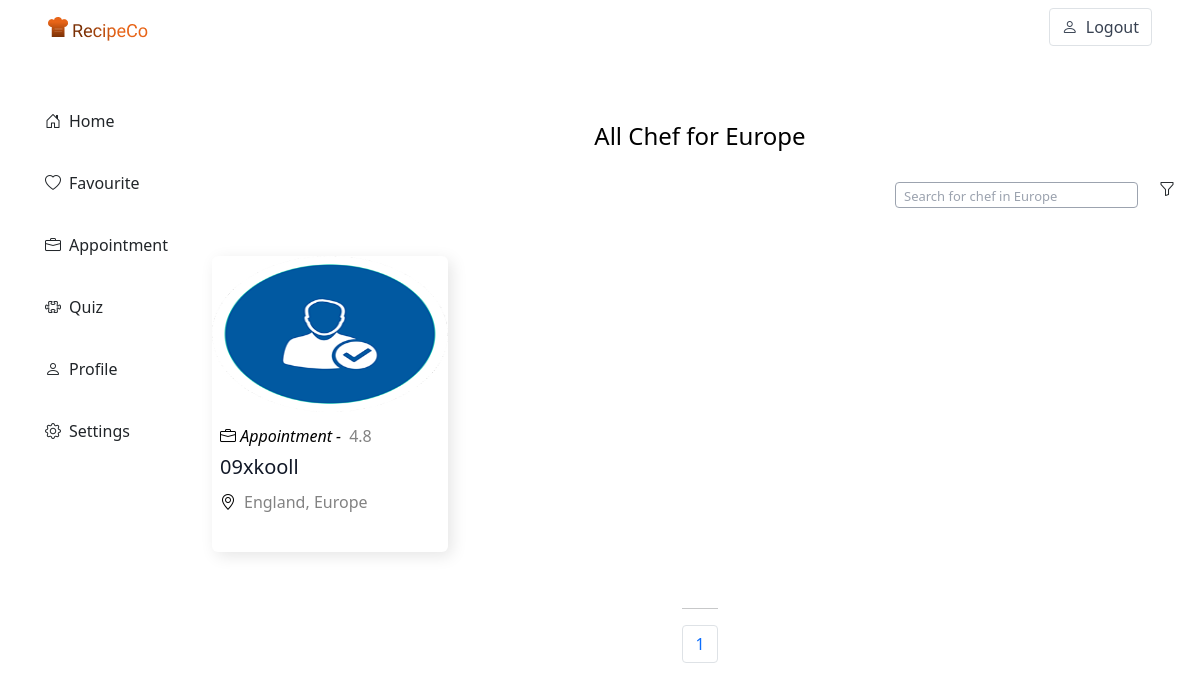
Page /chef/search/Europe (signed in) on the committed database.
### chef_management_app/models.py (models this page shows)
class Continent(models.Model):
    id = models.AutoField(primary_key=True)
    name = models.CharField(max_length=255)
    objects = models.Manager()

class ChefUser(models.Model):
    id = models.AutoField(primary_key=True)
    admin = models.OneToOneField(CustomUser, on_delete=models.CASCADE)
    chef_name = models.CharField(max_length=255)
    phone_number = models.CharField(max_length=255)
    image_url = models.ImageField(upload_to=filepath_chef, null=True, blank=True)
    join_date = models.DateTimeField(auto_now_add=True)
    address_name = models.TextField()
    country_id = models.ForeignKey(
        Country, on_delete=models.DO_NOTHING, null=True, blank=True
    )
    continent_id = models.ForeignKey(
        Continent, on_delete=models.DO_NOTHING, null=True, blank=True
    )
    objects = models.Manager()

class Country(models.Model):
    id = models.AutoField(primary_key=True)
    name = models.CharField(max_length=255)
    image = models.CharField(max_length=255)
    continent_id = models.ForeignKey(Continent, on_delete=models.CASCADE)
    objects = models.Manager()

### chef_management_app/views/userRecipeView.py (the view, shortened to what this page needs)
def ChefResult(request, search):
    if request.method != "POST":
        continent = Continent.objects.get(name = search)
        p = Paginator(ChefUser.objects.filter(continent_id = continent).order_by('?'), 20)
        page = request.GET.get('page')
        chefs = p.get_page(page)
        nums = "a" * chefs.paginator.num_pages
        return render(request, "userrecipe/chef_result.html",  { "chefs" : chefs, "message" : search, 'nums':nums })

### chef_management_app/templates/userrecipe/chef_result.html (shortened to what this page needs)
{% extends 'userrecipe/navbar.html' %}
{% block user_content %}
    <div class="mb-5">
        <div class="mt-5">
            <p class="fs-4 text-center"> <a href="{% url 'user_chef_search' message %}" class="text-decoration-none">All Chef for {{ message }} </a> </p>
        </div>
        <div class="d-flex justify-content-end mb-5 mt-3">
            {% url 'user_chef_search' as action_path %}
                <form role="form" action="{{ action_path }}" method="post">
                    <div class="d-flex align-items-end">
                        <input type="text" name="searches" required class="me-2 searchbar" placeholder="Search for chef in {{ message }} ">
                        <button type="submit" class="btn">
                            <i class="bi bi-funnel"></i>
                        </button>
                    </div>
                </form>
        </div>
        <div class="d-flex">
            <div class="row">
                {% if chefs %}
                    {% for chef in chefs %}
                    <div class="col-md-3 mb-3">
                        <a href="{% url 'chef_recipe_id' chef.id %}" class="text-decoration-none">
                            <div class="tr-card">
                                <div>
                                    <img src="../../media/{{ chef.image_url }}" alt="placeholder meal" width="236" height="156">
                                </div>
                                <div class="mx-2">
                                    <div class="d-flex justify-content-between mt-1">
                                        <div class="d-flex">
                                            <i class="bi bi-briefcase me-2 mt-2"> Appointment - </i>
                                            <p class="mb-0 section-text mt-2">4.8</p>
                                        </div>
                                    </div>
                                    <div class="mt-1">
                                        <p class="recipeco-black fs-5 mb-0">{{ chef.chef_name }} </p>
                                    </div>
                                    <div class="d-flex justify-content-between mt-2">
                                        <div class="d-flex">
                                            <i class="bi bi-geo-alt me-2"></i>
                                            <p class="mb-0 section-text">{{ chef.country_id.name }}, {{ chef.continent_id.name }}</p>
                                        </div>
                                    </div>
                                </div>
                            </div>
                        </a>
                    </div>
                    {% endfor %}
                {% endif %}
            </div>
        </div>
        <div class="d-grid justify-content-center">
            <nav aria-label="Page navigation example" class="mt-4">
                <hr />
                <ul class="pagination justify-content-center">
                    {% for i in nums %}
                        <li class="page-item">
                            <a class="page-link" href="?page={{ forloop.counter }}">
                            {{ forloop.counter }}
                            </a>
                        </li>
                    {% endfor %}
               </ul>
            </nav>
        </div>
    </div>
{% endblock user_content %}

### rows in the picture
Continent: name "Europe"
ChefUser: image_url (picture), chef_name "09xkooll", country_id.name "England", continent_id.name "Europe"
